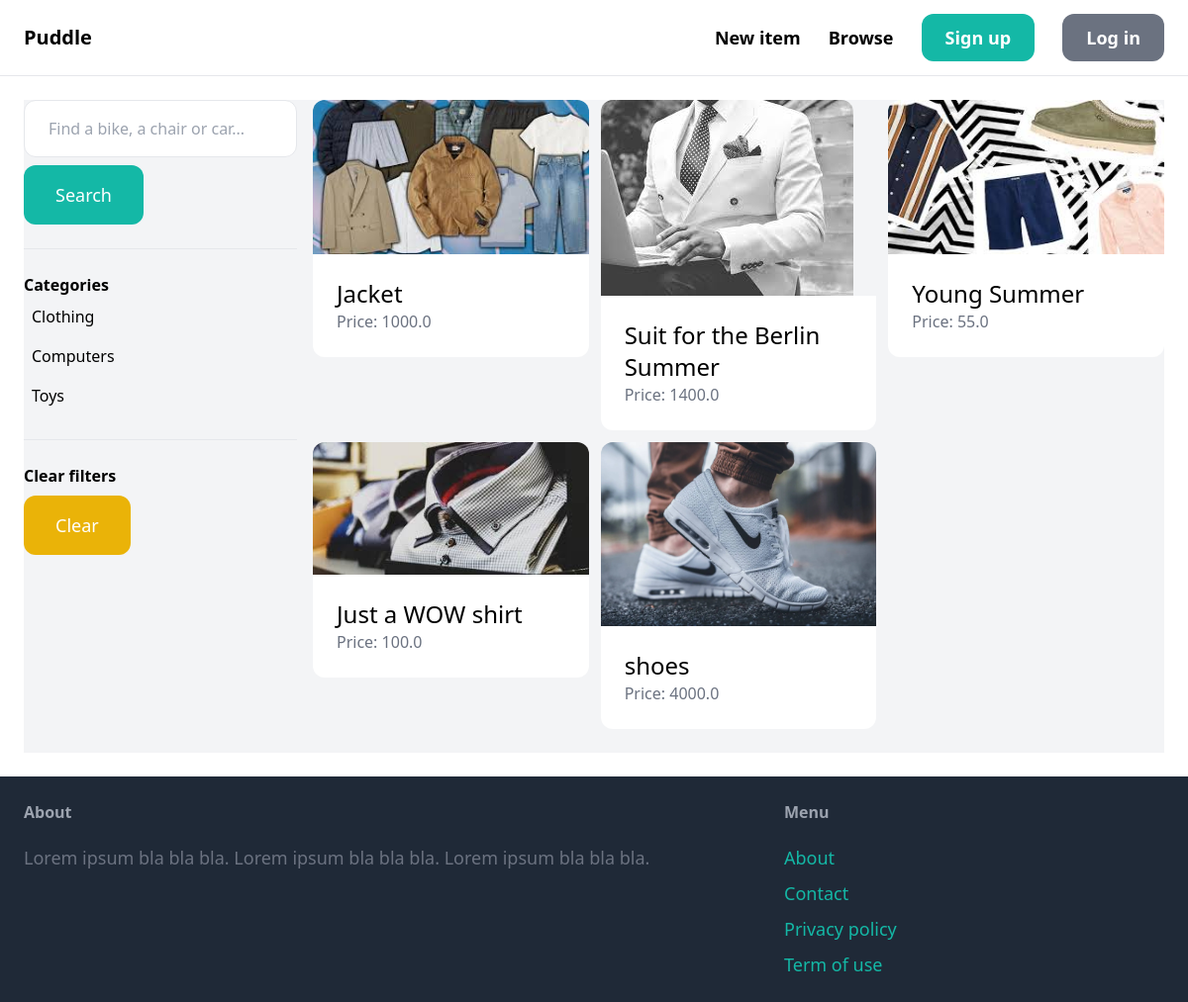
The app's page /items/ with its own data.
### item/models.py (models this page shows, shortened)
class Category(models.Model):
    name = models.CharField(max_length=255)
    class Meta:
        ordering= ('name', )
        verbose_name_plural = 'Categories'

class Item(models.Model):
    category = models.ForeignKey(Category, related_name='items', on_delete=models.CASCADE)
    name = models.CharField(max_length=255)
    description = models.TextField(blank=True, null=True)
    price = models.FloatField()
    image = models.ImageField(upload_to='item images', blank=True, null=True)
    is_sold= models.BooleanField(default=False)
    created_by = models.ForeignKey(User, related_name='items', on_delete=models.CASCADE)
    created_at = models.DateTimeField(auto_now_add=True)

### item/views.py (the view)
# urls.py: path('', views.items, name='items'),
def items(request):
    query = request.GET.get('query', '')
    category_id = request.GET.get('category', 0)
    categories = Category.objects.all()
    items = Item.objects.filter(is_sold=False)
    if category_id:
        items = items.filter(category_id=category_id)
    if query:
        items = items.filter(Q(name__icontains=query) | Q(description__icontains=query))
    return render(request, 'item/items.html', {
        'items': items,
        'query': query,
        'categories': categories,
        'category_id': int(category_id)
    })

### item/templates/item/items.html (shortened to what this page needs)
{% extends 'core/base.html' %}
{% block content %}
    <div class="pb-6 grid grid-cols-4 gap-4 bg-gray-100">
        <div class="col-span-1">
            <form method="get" action="{% url 'item:items' %}">
                <input name="query" class="w-full py-4 px-6 border rounded-xl" type="text" value="{{ query }}" placeholder="Find a bike, a chair or car...">
                <button class="mt-2 py-4 px-8 text-lg bg-teal-500 text-white rounded-xl">Search</button>
            </form>
            <hr class="my-6">
            <p class="font-semibold">Categories</p>
            <ul>
                {% for category in categories %}
                    <li class="py-2 px-2 rounded-xl{% if category.id == category_id %} bg-gray-200{% endif %}">
                        <a href="{% url 'item:items' %}?query={{ query }}&category={{ category.id }}">{{ category.name }}</a>
                    </li>
                {% endfor %}
            </ul>
            <hr class="my-6">
            <p class="font-semibold">Clear filters</p>
            <ul>
                <li><a href="{% url 'item:items' %}" class="mt-2 py-4 px-8 inline-block bg-yellow-500 text-lg rounded-xl text-white">Clear</a>
        </div>
        <div class="col-span-3">
            <div class="grid grid-cols-3 gap-3">
                {% for item in items %}
                    <div>
                        <a href="{% url 'item:detail' item.id %}">
                            <div>
                                <img src="{{ item.image.url }}" class="rounded-t-xl">
                            </div>
                            <div class="p-6 bg-white rounded-b-xl">
                                <h2 class="text-2xl">{{ item.name }}</h2>
                                <p class="text-gray-500">Price: {{ item.price }}</p>
                            </div>
                        </a>
                    </div>
                {% endfor %}
            </div>
        </div>
    </div>
{% endblock %}

### records on screen
Category: name "Clothing"
Category: name "Computers"
Category: name "Toys"
Item: image (picture), name "Jacket", price "1000.0"
Item: image (picture), name "Suit for the Berlin Summer", price "1400.0"
Item: image (picture), name "Young Summer", price "55.0"
Item: image (picture), name "Just a WOW shirt", price "100.0"
Item: image (picture), name "shoes", price "4000.0"
